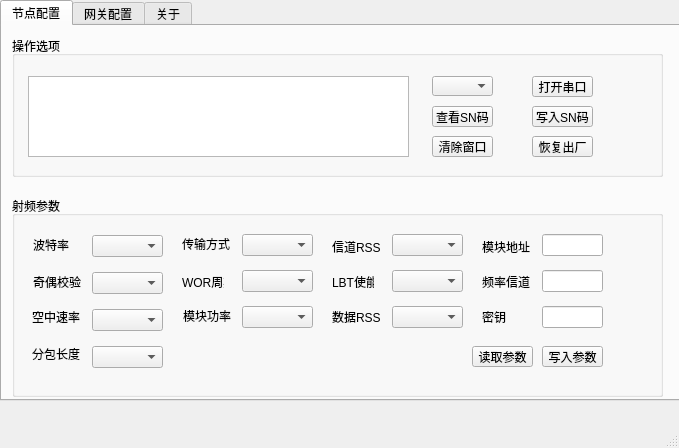
<?xml version="1.0" encoding="UTF-8"?>
<ui version="4.0">
 <class>MainWindow</class>
 <widget class="QMainWindow" name="MainWindow">
  <property name="geometry">
   <rect>
    <x>0</x>
    <y>0</y>
    <width>679</width>
    <height>448</height>
   </rect>
  </property>
  <property name="windowTitle">
   <string>通信配置工具</string>
  </property>
  <widget class="QWidget" name="centralwidget">
   <widget class="QTabWidget" name="tabWidget">
    <property name="geometry">
     <rect>
      <x>0</x>
      <y>0</y>
      <width>681</width>
      <height>401</height>
     </rect>
    </property>
    <property name="currentIndex">
     <number>0</number>
    </property>
    <widget class="QWidget" name="tab">
     <attribute name="title">
      <string>节点配置</string>
     </attribute>
     <widget class="QGroupBox" name="groupBox">
      <property name="geometry">
       <rect>
        <x>10</x>
        <y>170</y>
        <width>651</width>
        <height>201</height>
       </rect>
      </property>
      <property name="title">
       <string>射频参数</string>
      </property>
      <widget class="QLabel" name="label">
       <property name="geometry">
        <rect>
         <x>21</x>
         <y>41</y>
         <width>36</width>
         <height>16</height>
        </rect>
       </property>
       <property name="text">
        <string>波特率</string>
       </property>
      </widget>
      <widget class="QLabel" name="label_2">
       <property name="geometry">
        <rect>
         <x>21</x>
         <y>75</y>
         <width>48</width>
         <height>21</height>
        </rect>
       </property>
       <property name="text">
        <string>奇偶校验</string>
       </property>
      </widget>
      <widget class="QLabel" name="label_3">
       <property name="geometry">
        <rect>
         <x>20</x>
         <y>110</y>
         <width>48</width>
         <height>21</height>
        </rect>
       </property>
       <property name="text">
        <string>空中速率</string>
       </property>
      </widget>
      <widget class="QLabel" name="label_4">
       <property name="geometry">
        <rect>
         <x>20</x>
         <y>150</y>
         <width>48</width>
         <height>16</height>
        </rect>
       </property>
       <property name="text">
        <string>分包长度</string>
       </property>
      </widget>
      <widget class="QLabel" name="label_5">
       <property name="geometry">
        <rect>
         <x>170</x>
         <y>40</y>
         <width>48</width>
         <height>16</height>
        </rect>
       </property>
       <property name="text">
        <string>传输方式</string>
       </property>
      </widget>
      <widget class="QLabel" name="label_6">
       <property name="geometry">
        <rect>
         <x>170</x>
         <y>75</y>
         <width>42</width>
         <height>21</height>
        </rect>
       </property>
       <property name="text">
        <string>WOR周期</string>
       </property>
      </widget>
      <widget class="QLabel" name="label_7">
       <property name="geometry">
        <rect>
         <x>171</x>
         <y>110</y>
         <width>48</width>
         <height>20</height>
        </rect>
       </property>
       <property name="text">
        <string>模块功率</string>
       </property>
      </widget>
      <widget class="QLabel" name="label_8">
       <property name="geometry">
        <rect>
         <x>320</x>
         <y>40</y>
         <width>48</width>
         <height>21</height>
        </rect>
       </property>
       <property name="text">
        <string>信道RSSI</string>
       </property>
      </widget>
      <widget class="QLabel" name="label_9">
       <property name="geometry">
        <rect>
         <x>320</x>
         <y>70</y>
         <width>42</width>
         <height>31</height>
        </rect>
       </property>
       <property name="text">
        <string>LBT使能</string>
       </property>
      </widget>
      <widget class="QLabel" name="label_10">
       <property name="geometry">
        <rect>
         <x>320</x>
         <y>110</y>
         <width>48</width>
         <height>21</height>
        </rect>
       </property>
       <property name="text">
        <string>数据RSSI</string>
       </property>
      </widget>
      <widget class="QLabel" name="label_11">
       <property name="geometry">
        <rect>
         <x>470</x>
         <y>40</y>
         <width>48</width>
         <height>21</height>
        </rect>
       </property>
       <property name="text">
        <string>模块地址</string>
       </property>
      </widget>
      <widget class="QLabel" name="label_12">
       <property name="geometry">
        <rect>
         <x>470</x>
         <y>75</y>
         <width>48</width>
         <height>21</height>
        </rect>
       </property>
       <property name="text">
        <string>频率信道</string>
       </property>
      </widget>
      <widget class="QLabel" name="label_13">
       <property name="geometry">
        <rect>
         <x>470</x>
         <y>110</y>
         <width>24</width>
         <height>21</height>
        </rect>
       </property>
       <property name="text">
        <string>密钥</string>
       </property>
      </widget>
      <widget class="QWidget" name="layoutWidget">
       <property name="geometry">
        <rect>
         <x>230</x>
         <y>30</y>
         <width>71</width>
         <height>111</height>
        </rect>
       </property>
       <layout class="QVBoxLayout" name="verticalLayout_2">
        <item>
         <widget class="QComboBox" name="comboBox_6"/>
        </item>
        <item>
         <widget class="QComboBox" name="comboBox_7"/>
        </item>
        <item>
         <widget class="QComboBox" name="comboBox_8"/>
        </item>
       </layout>
      </widget>
      <widget class="QWidget" name="layoutWidget">
       <property name="geometry">
        <rect>
         <x>380</x>
         <y>30</y>
         <width>71</width>
         <height>111</height>
        </rect>
       </property>
       <layout class="QVBoxLayout" name="verticalLayout_3">
        <item>
         <widget class="QComboBox" name="comboBox_9"/>
        </item>
        <item>
         <widget class="QComboBox" name="comboBox_10"/>
        </item>
        <item>
         <widget class="QComboBox" name="comboBox_11"/>
        </item>
       </layout>
      </widget>
      <widget class="QWidget" name="layoutWidget">
       <property name="geometry">
        <rect>
         <x>80</x>
         <y>30</y>
         <width>71</width>
         <height>151</height>
        </rect>
       </property>
       <layout class="QVBoxLayout" name="verticalLayout">
        <item>
         <widget class="QComboBox" name="comboBox_2"/>
        </item>
        <item>
         <widget class="QComboBox" name="comboBox_3"/>
        </item>
        <item>
         <widget class="QComboBox" name="comboBox_4"/>
        </item>
        <item>
         <widget class="QComboBox" name="comboBox_5"/>
        </item>
       </layout>
      </widget>
      <widget class="QWidget" name="layoutWidget">
       <property name="geometry">
        <rect>
         <x>530</x>
         <y>30</y>
         <width>61</width>
         <height>111</height>
        </rect>
       </property>
       <layout class="QVBoxLayout" name="verticalLayout_4">
        <item>
         <widget class="QLineEdit" name="lineEdit_add"/>
        </item>
        <item>
         <widget class="QLineEdit" name="lineEdit_ch"/>
        </item>
        <item>
         <widget class="QLineEdit" name="lineEdit_key"/>
        </item>
       </layout>
      </widget>
      <widget class="QPushButton" name="pushButton_rpa">
       <property name="geometry">
        <rect>
         <x>460</x>
         <y>150</y>
         <width>61</width>
         <height>21</height>
        </rect>
       </property>
       <property name="text">
        <string>读取参数</string>
       </property>
      </widget>
      <widget class="QPushButton" name="pushButton_wpa">
       <property name="geometry">
        <rect>
         <x>530</x>
         <y>150</y>
         <width>61</width>
         <height>21</height>
        </rect>
       </property>
       <property name="text">
        <string>写入参数</string>
       </property>
      </widget>
     </widget>
     <widget class="QGroupBox" name="groupBox_2">
      <property name="geometry">
       <rect>
        <x>10</x>
        <y>10</y>
        <width>651</width>
        <height>141</height>
       </rect>
      </property>
      <property name="title">
       <string>操作选项</string>
      </property>
      <widget class="QTextEdit" name="textEdit_msg">
       <property name="geometry">
        <rect>
         <x>16</x>
         <y>40</y>
         <width>381</width>
         <height>81</height>
        </rect>
       </property>
      </widget>
      <widget class="QPushButton" name="pushButton_clr">
       <property name="geometry">
        <rect>
         <x>420</x>
         <y>100</y>
         <width>61</width>
         <height>21</height>
        </rect>
       </property>
       <property name="text">
        <string>清除窗口</string>
       </property>
      </widget>
      <widget class="QPushButton" name="pushButton_wsn">
       <property name="geometry">
        <rect>
         <x>520</x>
         <y>70</y>
         <width>61</width>
         <height>21</height>
        </rect>
       </property>
       <property name="text">
        <string>写入SN码</string>
       </property>
      </widget>
      <widget class="QPushButton" name="pushButton_rsn">
       <property name="geometry">
        <rect>
         <x>420</x>
         <y>70</y>
         <width>61</width>
         <height>21</height>
        </rect>
       </property>
       <property name="text">
        <string>查看SN码</string>
       </property>
      </widget>
      <widget class="userComboBox" name="comboBox_com">
       <property name="geometry">
        <rect>
         <x>420</x>
         <y>40</y>
         <width>61</width>
         <height>20</height>
        </rect>
       </property>
      </widget>
      <widget class="QPushButton" name="pushButton_com">
       <property name="geometry">
        <rect>
         <x>520</x>
         <y>40</y>
         <width>61</width>
         <height>21</height>
        </rect>
       </property>
       <property name="text">
        <string>打开串口</string>
       </property>
      </widget>
      <widget class="QPushButton" name="pushButton_fac">
       <property name="geometry">
        <rect>
         <x>520</x>
         <y>100</y>
         <width>61</width>
         <height>21</height>
        </rect>
       </property>
       <property name="text">
        <string>恢复出厂</string>
       </property>
      </widget>
     </widget>
    </widget>
    <widget class="QWidget" name="tab_2">
     <attribute name="title">
      <string>网关配置</string>
     </attribute>
     <widget class="QGroupBox" name="groupBox_3">
      <property name="geometry">
       <rect>
        <x>10</x>
        <y>20</y>
        <width>651</width>
        <height>141</height>
       </rect>
      </property>
      <property name="title">
       <string>端口配置</string>
      </property>
      <widget class="QLineEdit" name="lineEdit">
       <property name="geometry">
        <rect>
         <x>480</x>
         <y>30</y>
         <width>101</width>
         <height>20</height>
        </rect>
       </property>
       <property name="text">
        <string>192.168.1.1</string>
       </property>
      </widget>
      <widget class="QLabel" name="label_15">
       <property name="geometry">
        <rect>
         <x>410</x>
         <y>30</y>
         <width>61</width>
         <height>21</height>
        </rect>
       </property>
       <property name="text">
        <string>网关地址</string>
       </property>
      </widget>
      <widget class="QPushButton" name="pushButton">
       <property name="geometry">
        <rect>
         <x>410</x>
         <y>60</y>
         <width>75</width>
         <height>23</height>
        </rect>
       </property>
       <property name="text">
        <string>连接网关</string>
       </property>
      </widget>
      <widget class="QPushButton" name="pushButton_2">
       <property name="geometry">
        <rect>
         <x>510</x>
         <y>60</y>
         <width>75</width>
         <height>23</height>
        </rect>
       </property>
       <property name="text">
        <string>断开连接</string>
       </property>
      </widget>
      <widget class="QTextEdit" name="textEdit">
       <property name="geometry">
        <rect>
         <x>10</x>
         <y>20</y>
         <width>391</width>
         <height>101</height>
        </rect>
       </property>
      </widget>
      <widget class="QPushButton" name="pushButton_3">
       <property name="geometry">
        <rect>
         <x>410</x>
         <y>100</y>
         <width>75</width>
         <height>23</height>
        </rect>
       </property>
       <property name="text">
        <string>查看SN码</string>
       </property>
      </widget>
      <widget class="QPushButton" name="pushButton_4">
       <property name="geometry">
        <rect>
         <x>510</x>
         <y>100</y>
         <width>75</width>
         <height>23</height>
        </rect>
       </property>
       <property name="text">
        <string>写入SN码</string>
       </property>
      </widget>
     </widget>
    </widget>
    <widget class="QWidget" name="tab_3">
     <attribute name="title">
      <string>关于</string>
     </attribute>
     <widget class="QLabel" name="label_14">
      <property name="geometry">
       <rect>
        <x>220</x>
        <y>170</y>
        <width>151</width>
        <height>16</height>
       </rect>
      </property>
      <property name="text">
       <string>Configuration Tool 1.0</string>
      </property>
     </widget>
    </widget>
   </widget>
  </widget>
  <widget class="QMenuBar" name="menubar">
   <property name="geometry">
    <rect>
     <x>0</x>
     <y>0</y>
     <width>679</width>
     <height>23</height>
    </rect>
   </property>
  </widget>
  <widget class="QStatusBar" name="statusbar"/>
 </widget>
 <customwidgets>
  <customwidget>
   <class>userComboBox</class>
   <extends>QComboBox</extends>
   <header location="global">usercombobox.h</header>
  </customwidget>
 </customwidgets>
 <resources/>
 <connections/>
</ui>
